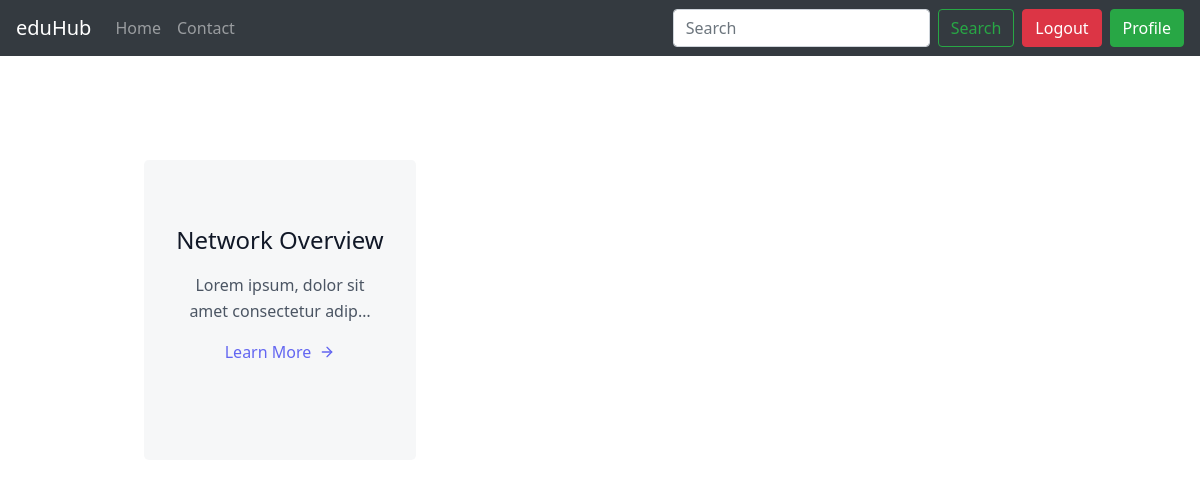
Before: /viewMaterial/1 (signed in) with the older database file.
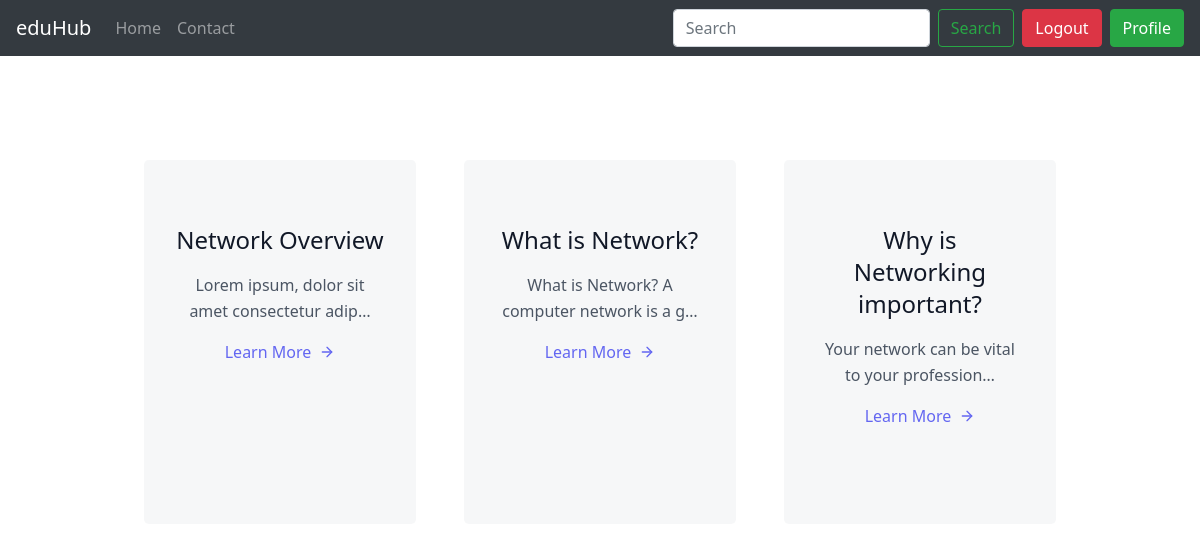
After: the same page with the newer database file.
### eduHub/models.py (models this page shows, shortened)
class Post(models.Model):
    title = models.TextField()
    desc = models.TextField()
    video = models.FileField(upload_to='videos', blank=True)

### eduHub/views.py (the view)
# urls.py: path("viewMaterial/<int:id>", views.viewMaterial, name="viewMaterial"),
@login_required(login_url='/login')
def viewMaterial(request, id):
    course = Course.objects.get(id=id)
    user = request.user
    if user in course.enrolled_users.all():
        if course in user.enrolled_courses.all():
            return render(request, "CourseIndexPage.html", {
                "Posts" : course.posts.all(),
                "courseId": course.id
            })

### eduHub/templates/CourseIndexPage.html
{% extends "layout.html" %}
{% block body %}
<link href="https://unpkg.com/tailwindcss@^2/dist/tailwind.min.css" rel="stylesheet">
<section class="text-gray-600 body-font">
  <div class="container px-5 py-24 mx-auto">
    <div class="flex flex-wrap -m-4">
      {% for post in Posts %}
      <div class="p-4 lg:w-1/3">
        <div class="h-full bg-gray-100 bg-opacity-75 px-8 pt-16 pb-24 rounded-lg overflow-hidden text-center relative">
          <h1 class="title-font sm:text-2xl text-xl font-medium text-gray-900 mb-3">{{post.title}}</h1>
          <p class="leading-relaxed mb-3">{{post.desc|truncatechars:45}}</p>
          <a class="text-indigo-500 inline-flex items-center" href="/ViewChapter/{{courseId}}/{{post.id}}">Learn More
            <svg class="w-4 h-4 ml-2" viewBox="0 0 24 24" stroke="currentColor" stroke-width="2" fill="none" stroke-linecap="round" stroke-linejoin="round">
              <path d="M5 12h14"></path>
              <path d="M12 5l7 7-7 7"></path>
            </svg>
          </a>
        </div>
      </div>
      {% endfor %}
    </div>
  </div>
</section>
{% endblock %}

Changed rows visible on the page:
added Post: title "What is Network?", desc "What is Network? A computer network is a g…"
added Post: title "Why is Networking important?", desc "Your network can be vital to your profession…"
